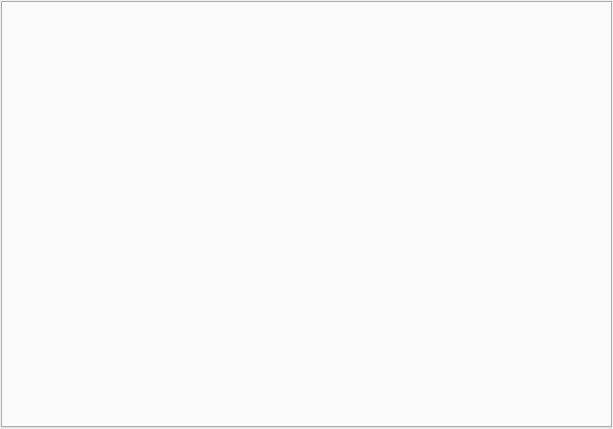
<?xml version="1.0" encoding="UTF-8"?>
<ui version="4.0">
 <class>DAChartOperateWidget</class>
 <widget class="QWidget" name="DAChartOperateWidget">
  <property name="geometry">
   <rect>
    <x>0</x>
    <y>0</y>
    <width>613</width>
    <height>429</height>
   </rect>
  </property>
  <property name="windowTitle">
   <string>Chart Operate</string>
  </property>
  <layout class="QVBoxLayout" name="verticalLayout">
   <property name="spacing">
    <number>1</number>
   </property>
   <property name="leftMargin">
    <number>1</number>
   </property>
   <property name="topMargin">
    <number>1</number>
   </property>
   <property name="rightMargin">
    <number>1</number>
   </property>
   <property name="bottomMargin">
    <number>1</number>
   </property>
   <item>
    <widget class="QTabWidget" name="tabWidget">
     <property name="tabPosition">
      <enum>QTabWidget::South</enum>
     </property>
     <property name="tabShape">
      <enum>QTabWidget::Triangular</enum>
     </property>
     <property name="documentMode">
      <bool>false</bool>
     </property>
     <property name="tabsClosable">
      <bool>true</bool>
     </property>
    </widget>
   </item>
  </layout>
 </widget>
 <resources/>
 <connections/>
</ui>
